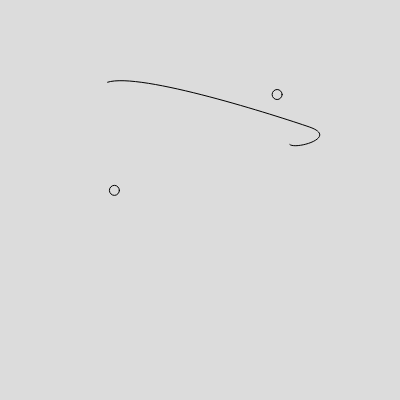
Frame 1 (no input)
Frame 60 (no input): identical to frame 1, image omitted
Frame 120 (the mouse pressed at the canvas centre since frame 60): identical to frame 1, image omitted

The p5.js sketch that drew this single still picture (run headless with seeded random() and noise() and a simulated clock; from frame 60 on, the mouse is pressed at the canvas centre):

// p5.js sketch
// ── sketch.js
let pts, dragIndex;

function setup() {
  createCanvas(400, 400);
  pts = getPts(5);
}

function draw() {
  background(220);
  noFill();
  dragIndex = -1; // reset
  beginShape();
  for (let i = 0; i < pts.length; i++) {
    curveVertex(pts[i].x, pts[i].y);
    if (i == 0 || i == pts.length - 1) {
      if (dist(mouseX, mouseY, pts[i].x, pts[i].y) < 20) {
        dragIndex = i;
      }
      circle(pts[i].x, pts[i].y, 10);
    }
  }
  endShape();
}

// drag the control points
function mouseDragged() {
  if (false && dragIndex > -1) {
    pts[dragIndex].x -= pmouseX - mouseX;
    pts[dragIndex].y -= pmouseY - mouseY;
  }
}

function getPts(num) {
  let pts = [];
  for (let i = 0; i < num; i++) {
    let x = random(20, width - 20);
    let y = random(20, height - 20);
    pts.push({ x, y });
  }
  return pts;
}
